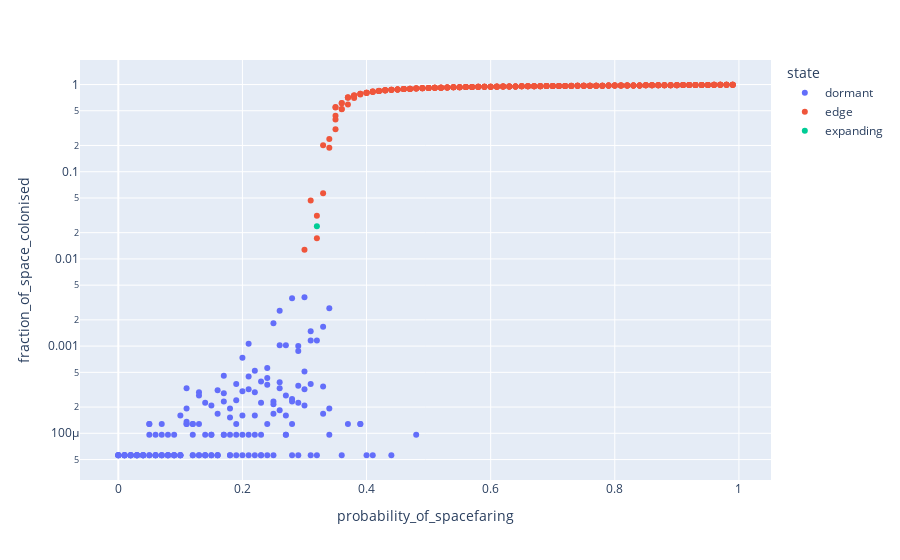

Source (notebook cell):
### Code cell
fig = px.scatter(df, x="probability_of_spacefaring", y="fraction_of_space_colonised", color="state",log_y=True)
fig.show()

### Figure 1 — Plotly figure (JSON) as saved in the notebook; plotly's stock layout.template omitted (floating-point values rounded to 4 significant figures; data arrays with more than 128 entries replaced by an {"elided": "..."} marker saying what was removed)
{"data": [{"hovertemplate": "state=dormant<br>probability_of_spacefaring=%{x}<br>fraction_of_space_colonised=%{y}<extra></extra>", "legendgroup": "dormant", "marker": {"color": "#636efa", "symbol": "circle"}, "mode": "markers", "name": "dormant", "orientation": "v", "showlegend": true, "type": "scatter", "x": {"elided": "174 float values"}, "xaxis": "x", "y": {"elided": "174 float values"}, "yaxis": "y"}, {"hovertemplate": "state=edge<br>probability_of_spacefaring=%{x}<br>fraction_of_space_colonised=%{y}<extra></extra>", "legendgroup": "edge", "marker": {"color": "#EF553B", "symbol": "circle"}, "mode": "markers", "name": "edge", "orientation": "v", "showlegend": true, "type": "scatter", "x": {"elided": "325 float values"}, "xaxis": "x", "y": {"elided": "325 float values"}, "yaxis": "y"}, {"hovertemplate": "state=expanding<br>probability_of_spacefaring=%{x}<br>fraction_of_space_colonised=%{y}<extra></extra>", "legendgroup": "expanding", "marker": {"color": "#00cc96", "symbol": "circle"}, "mode": "markers", "name": "expanding", "orientation": "v", "showlegend": true, "type": "scatter", "x": [0.32], "xaxis": "x", "y": [0.02375], "yaxis": "y"}], "layout": {"legend": {"title": {"text": "state"}, "tracegroupgap": 0}, "margin": {"t": 60}, "xaxis": {"anchor": "y", "domain": [0, 1], "title": {"text": "probability_of_spacefaring"}}, "yaxis": {"anchor": "x", "domain": [0, 1], "title": {"text": "fraction_of_space_colonised"}, "type": "log"}}}
